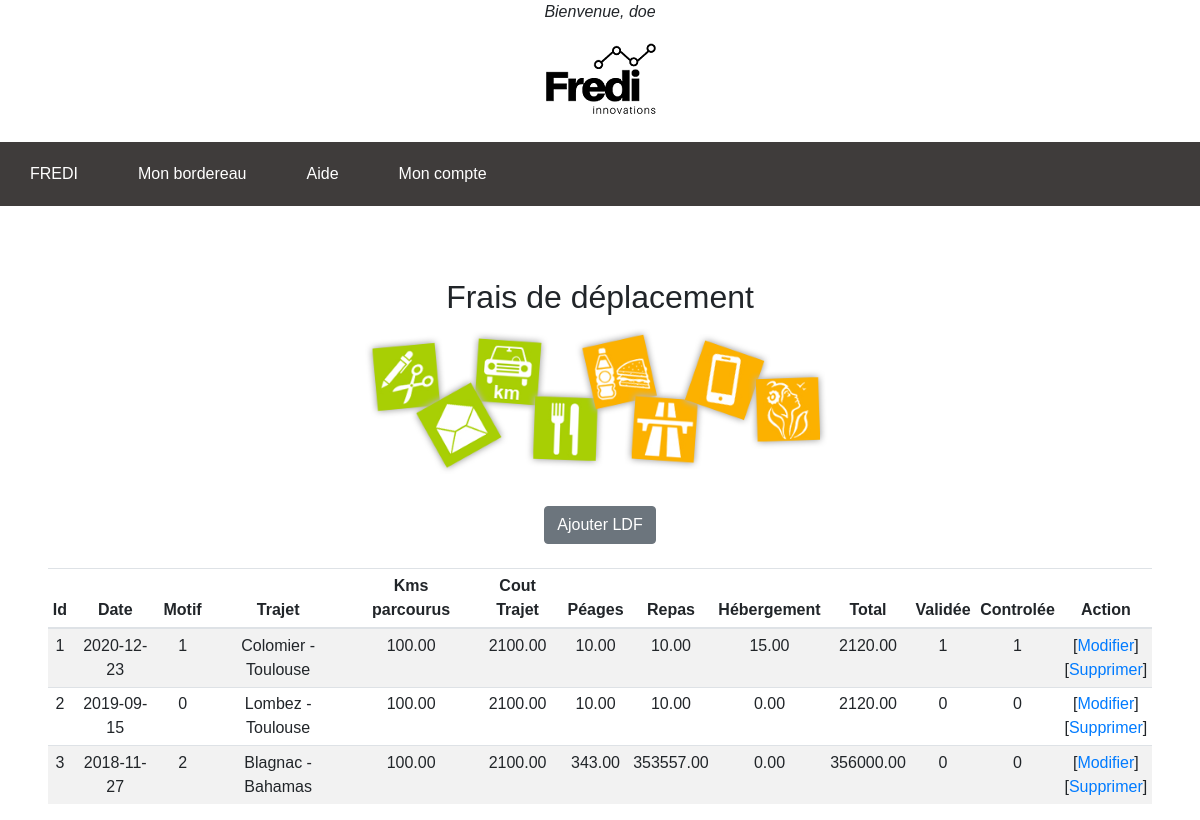
Screenshot of /FREDI/Frais_Deplacement.php (signed in) with the database file from the repository.
### tables this page shows
CREATE TABLE `ligne_de_frais` (
  `id_ligne` int(11) NOT NULL,
  `date_frais` date NOT NULL,
  `lib_trajet` varchar(50) NOT NULL,
  `cout_peage` decimal(10,2) NOT NULL,
  `cout_repas` decimal(10,2) NOT NULL,
  `cout_hebergement` decimal(10,2) NOT NULL,
  `nb_km` decimal(10,2) NOT NULL,
  `total_km` decimal(10,2) NOT NULL,
  `total_ligne` decimal(10,2) NOT NULL,
  `code_statut` int(11) NOT NULL,
  `id_motif` int(11) NOT NULL,
  `annee` int(11) NOT NULL,
  `id_note` int(11) NOT NULL
);

### FREDI/classes/LignesDAO.php (called while the page is built, shortened)
<?php
class LignesDAO extends DAO {
    public function findAll()
    {
        $sql = "SELECT * FROM ligne_de_frais";
        try {
            $sth=$this->executer($sql);
            $rows = $sth->fetchAll(PDO::FETCH_ASSOC);
        } catch (PDOException $e) {
            die("Erreur lors de la requête SQL : " . $e->getMessage());
        }
        $les_lignes = array();
        foreach ($rows as $row) {
            $les_lignes[] = new Lignes($row);
        }
        return $les_lignes;
    }
}

### FREDI/classes/DAO.php (called while the page is built)
<?php
class DAO{
    protected $pdo=null;
    function __construct() {
        $user=DB_USER;
        $password=DB_PASSWORD;
        $host=DB_HOST;
        $name=DB_NAME;
        $dsn = 'mysql:host=' . $host . ';dbname=' . $name;
        try {
        $pdo = new PDO($dsn, $user, $password, array(PDO::MYSQL_ATTR_INIT_COMMAND =>
        "SET NAMES utf8"));
        $pdo->setAttribute(PDO::ATTR_ERRMODE, PDO::ERRMODE_EXCEPTION);
        } catch (PDOException $e) {
        echo("<p>Erreur lors de la connexion : " . $e->getMessage().'<p>');
        }
        $this->pdo = $pdo;
    }
    protected function executer($sql, $params = null) {
        try {
            if ($params == null) {
                $sth = $this->pdo->query($sql);
            } else {
                $sth = $this->pdo->prepare($sql);
                $sth->execute($params);
            }
        } catch (PDOException $e) {
            die("Erreur lors de la requête SQL : " . $e->getMessage()."\nSQL : ".$sql);
        }
        return $sth;
    }
}

### FREDI/classes/Lignes.php (called while the page is built, shortened)
<?php
class Lignes
{
    private $id_ligne;
    private $date_frais;
    private $id_motif;
    private $lib_trajet;
    private $nb_km;
    private $total_km;
	  private $cout_peage;
	  private $cout_repas;
    private $cout_hebergement;
    private $code_statut;
    private $total_ligne;
	function getId_ligne() {
		return $this->id_ligne;
	}
    function getDate_frais() {
		  return $this->date_frais;
	  }
    function getId_motif() {
      return $this->id_motif;
    }
    function getLib_trajet() {
		return $this->lib_trajet;
	  }
    function getNb_km() {
      return $this->nb_km;
    }
    function getTotal_km() {
      return $this->total_km;
    }
    function getCout_peage() {
		  return $this->cout_peage;
    }
    function getCout_repas() {
		  return $this->cout_repas;
    }
    function getCout_hebergement() {
		  return $this->cout_hebergement;
    }
    function getCode_statut() {
		  return $this->code_statut;
    }
    function getTotal_ligne() {
		  return $this->total_ligne;
    }
	  function setId_ligne($id_ligne) {
		  $this->id_ligne = $id_ligne;
	  }
    function setDate_frais($date_frais) {
		  $this->date_frais = $date_frais;
    }
    function setId_motif($id_motif) {
		  $this->id_motif = $id_motif;
	  }
    function setLib_trajet($lib_trajet) {
	    $this->lib_trajet = $lib_trajet;
	  }
    function setNb_km($nb_km) {
      $this->nb_km = $nb_km;
    }
    function setTotal_km($total_km) {
      $this->total_km = $total_km;
    }
    function setCout_peage($cout_peage) {
		  $this->cout_peage = $cout_peage;
    }
    function setCout_repas($cout_repas) {
		  $this->cout_repas = $cout_repas;
    }
    function setCout_hebergement($cout_hebergement) {
		  $this->cout_hebergement = $cout_hebergement;
    }
    function setCode_statut($code_statut) {
		  $this->code_statut = $code_statut;
    }
    function setTotal_ligne($total_ligne) {
		  $this->total_ligne = $total_ligne;
    }
    public function fill(array $tableau)
    {
        foreach ($tableau as $cle => $valeur) {
            $methode = 'set' . $cle;
        }
    }
}

### FREDI/Frais_Deplacement.php (the view, shortened to what this page needs)
<?php
$dao = new LignesDAO();
$les_lignes = $dao->findAll();
?>
<!DOCTYPE html>
<html lang="en">
    <head>
        <link rel="stylesheet" href="https://stackpath.bootstrapcdn.com/bootstrap/4.2.1/css/bootstrap.min.css">
        <link rel="stylesheet" type ="text/css" href="Css/FREDI.css">
    </head>
    <header>
                <div class="header-div">
                    <?php if (isset($_SESSION['prenom'])) {
                        echo "<i>Bienvenue, ".$_SESSION['prenom']."</i>";
                        } else {
                            echo "<i>Bienvenue, jeune Padawan</i>";
                        }
                    ?>
            <br>
            <a href="index.php"> <img class="div-logo" src="img/FREDI2.png" alt="Logo FREDI" /></a>
                </div>
                <?php include "menu.php";?>
    </header>
    <body>
        <br/><br/><br/>
        <h2> Frais de déplacement</h2>
        <img src="img/frais2.png" width="500" height="150" class="frais"/>
        <br/><br/>
        <p>
            <a href="Creation_LDF.php" class="btn btn-secondary my-2">Ajouter LDF</a>
        </p>
        <main role="main" class="col-md-0 ml-sm-auto col-lg-0 px-5">
            <div class="table-responsive">
                <table class="table table-striped table-sm">
                    <thead>
                        <tr>
                            <th>Id</th>
                            <th>Date</th>
                            <th>Motif</th>
                            <th>Trajet</th>
                            <th>Kms parcourus</th>
                            <th>Cout Trajet</th>
                            <th>Péages</th>
                            <th>Repas</th>
                            <th>Hébergement</th>
                            <th>Total</th>
                            <th>Validée</th>
                            <th>Controlée</th>
                            <th>Action</th>
                        </tr>
                    </thead>
                    <?php
                            foreach ($les_lignes as $lignes){
                            echo '<tr>';
                                echo '<td>'.$lignes->getId_ligne().'</td>';
                                echo '<td>'.$lignes->getDate_frais().'</td>';
                                echo '<td>'.$lignes->getId_motif().'</td>';
                                echo '<td>'.$lignes->getLib_trajet().'</td>';
                                echo '<td>'.$lignes->getNb_km().'</td>';
                                echo '<td>'.$lignes->getTotal_km().'</td>';
                                echo '<td>'.$lignes->getCout_peage().'</td>';
                                echo '<td>'.$lignes->getCout_repas().'</td>';
                                echo '<td>'.$lignes->getCout_hebergement().'</td>';
                                echo '<td>'.$lignes->getTotal_ligne().'</td>';
                                echo '<td>'.$lignes->getCode_statut().'</td>';
                                echo '<td>'.$lignes->getCode_statut().'</td>';
                                echo '<td>[<a href="Modification_LDF.php?id='.$lignes->getId_ligne().'">Modifier</a>]<br>
                                          [<a href="Suppression_LDF.php?id='.$lignes->getId_ligne().'">Supprimer</a>]
                                      </td>';
                            echo '</tr>';
                            }
                    ?>
                </table>
            </div>
        </main>
    </body>
</html>

### FREDI/css/FREDI.css (style rules this page uses)
body { height: 100%; }
html { height: 100%; }
.div-logo { box-align: center; }
body { background-color:white; background-position: center; background-size: cover; position: center; font-family: 'Calibri', 'Trebuchet MS', sans-serif; text-align: center; margin: 0px; padding: 0px; }
p, label { font: 1rem 'Calibri', sans-serif; }
table, tr, td { border-style: none; border-width: 1px; border-color : black; border-collapse: collapse; }
tr,td { padding: 5px; text-align: center; }

### FREDI/css/menu.css (style rules this page uses)
body { margin: 0px; padding: 0px; font-family: 'Calibri', 'Trebuchet MS', sans-serif; }

### rows the page displays
ligne_de_frais: id_ligne "1", date_frais "2020-12-23", id_motif "1", lib_trajet "Colomier - Toulouse", nb_km "100.00", total_km "2100.00", cout_peage "10.00", cout_repas "10.00", cout_hebergement "15.00", total_ligne "2120.00", code_statut "1"
ligne_de_frais: id_ligne "2", date_frais "2019-09-15", id_motif "0", lib_trajet "Lombez - Toulouse", nb_km "100.00", total_km "2100.00", cout_peage "10.00", cout_repas "10.00", cout_hebergement "0.00", total_ligne "2120.00", code_statut "0"
ligne_de_frais: id_ligne "3", date_frais "2018-11-27", id_motif "2", lib_trajet "Blagnac - Bahamas", nb_km "100.00", total_km "2100.00", cout_peage "343.00", cout_repas "353557.00", cout_hebergement "0.00", total_ligne "356000.00", code_statut "0"

### other values shown
$_SESSION['prenom'] "doe"
